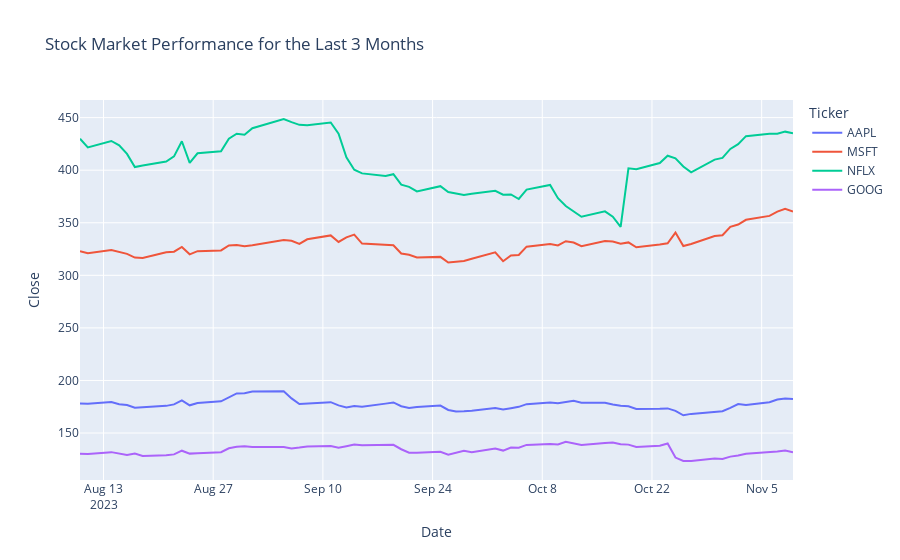

Notebook code cell kept with this figure:
### Code cell
import plotly.express as px
fig = px.line(df, x='Date', 
              y='Close', 
              color='Ticker', 
              title="Stock Market Performance for the Last 3 Months")
fig.show()
